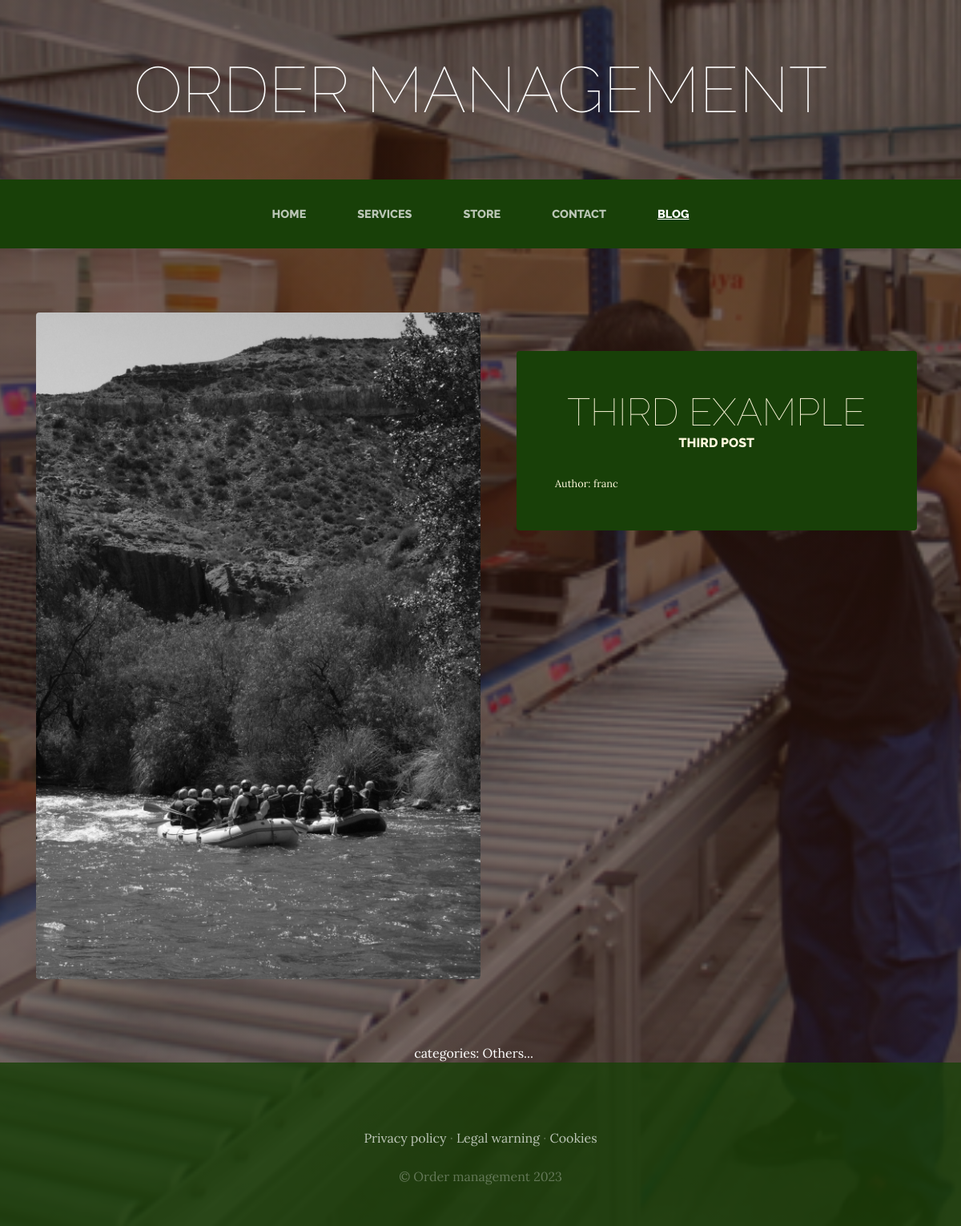
Page /blog/category/3/ on the committed database.
### blog/models.py (models this page shows, shortened)
class Post(models.Model):
    title = models.CharField(max_length=50)
    content = models.CharField(max_length=50)
    image = models.ImageField(upload_to='blog', null=True, blank=True)
    author = models.ForeignKey(User, on_delete=models.CASCADE)
    categories = models.ManyToManyField(Category)
    created = models.DateTimeField(auto_now_add=True)
    updated = models.DateTimeField(auto_now_add=True)
    class Meta:
        verbose_name = 'post'
        verbose_name_plural = 'posts'

class Category(models.Model):
    name = models.CharField(max_length=50)
    created = models.DateTimeField(auto_now_add=True)
    updated = models.DateTimeField(auto_now_add=True)
    class Meta:
        verbose_name = 'category'
        verbose_name_plural = 'categories'

### blog/views.py (the view)
# urls.py: path('category/<int:category_id>/', views.category, name="Category"),
def category(request, category_id):
    category = Category.objects.get(id=category_id)
    posts = Post.objects.filter(categories=category)
    return render(request, "blog/category.html", {"categories":category, "posts":posts})

### blog/templates/blog/category.html
{% extends "webProjectApp/main.html" %}
{% load static %}
{% block content %}
    {% for post in posts %}
    <section class="page-section clearfix">
        <div class="container">
          <div class="intro">
            {% if post.image %}
              <img class="intro-img img-fluid mb-3 mb-lg-0 rounded" src="{{post.image.url}}" alt="" style="width: 50%;">
            {% else %}
              <div class="intro-img" style="width: 50%; height: 350;">&nbsp;</div>
            {% endif %}
            <div class="intro-text left-0 text-center bg-faded p-5 rounded">
              <h2 class="section-heading mb-4" >
                <span class="section-heading-lower">{{post.title}}</span>
                <span class="section-heading-upper">{{post.content}}</span>
              </h2>
              <div style="text-align: left; font-size: 0.8em;">
                Author: {{post.author}}
              </div>
            </div>
          </div>
        </div>
    </section>
    {% endfor %}
    <section>
      <div style="width: 75%; margin: auto; text-align: center; color: white;">
        categories:
          {% for post in posts %}
            {% for category in post.categories.all %}
              {{category.name}} &nbsp;&nbsp;&nbsp;
            {% endfor %}
          {% endfor %}
      </div>
    </section>
{% endblock %}

### webProjectApp/static/webProjectApp/css/management.css (style rules this page uses)
body { font-family: 'Lora'; background: linear-gradient(rgba(47, 23, 15, 0.65), rgba(47, 23, 15, 0.65)), url("../img/bg_main.jpg"); background-attachment: fixed; background-position: center; background-size: cover; }
h1, h2, h3, h4, h5, h6 { font-family: 'Raleway'; }
.page-section { margin-top: 5rem; margin-bottom: 5rem; }
.section-heading { text-transform: uppercase; }
.section-heading .section-heading-upper { display: block; font-size: 1rem; font-weight: 800; padding-bottom:.5rem; }
.section-heading .section-heading-lower { display: block; font-size: 3rem; font-weight: 100; }
.bg-faded { background-color: rgba(255, 255, 255, 0.85); }
.intro { position: relative; }
@media (min-width: 992px) { .intro .intro-img { width: 75%; float: left; } }
@media (min-width: 992px) { .intro .intro-text { left: 600; width: 60%; margin-top: 3rem; background-color: rgba(24, 64, 8); color: cornsilk; position: absolute; } }
@media (min-width: 1200px) { .intro .intro-text { width: 45%; } }

### rows in the picture
Post: image (picture), title "THIRD EXAMPLE", content "THIRD POST", author "franc"
Category: name "Others..."
